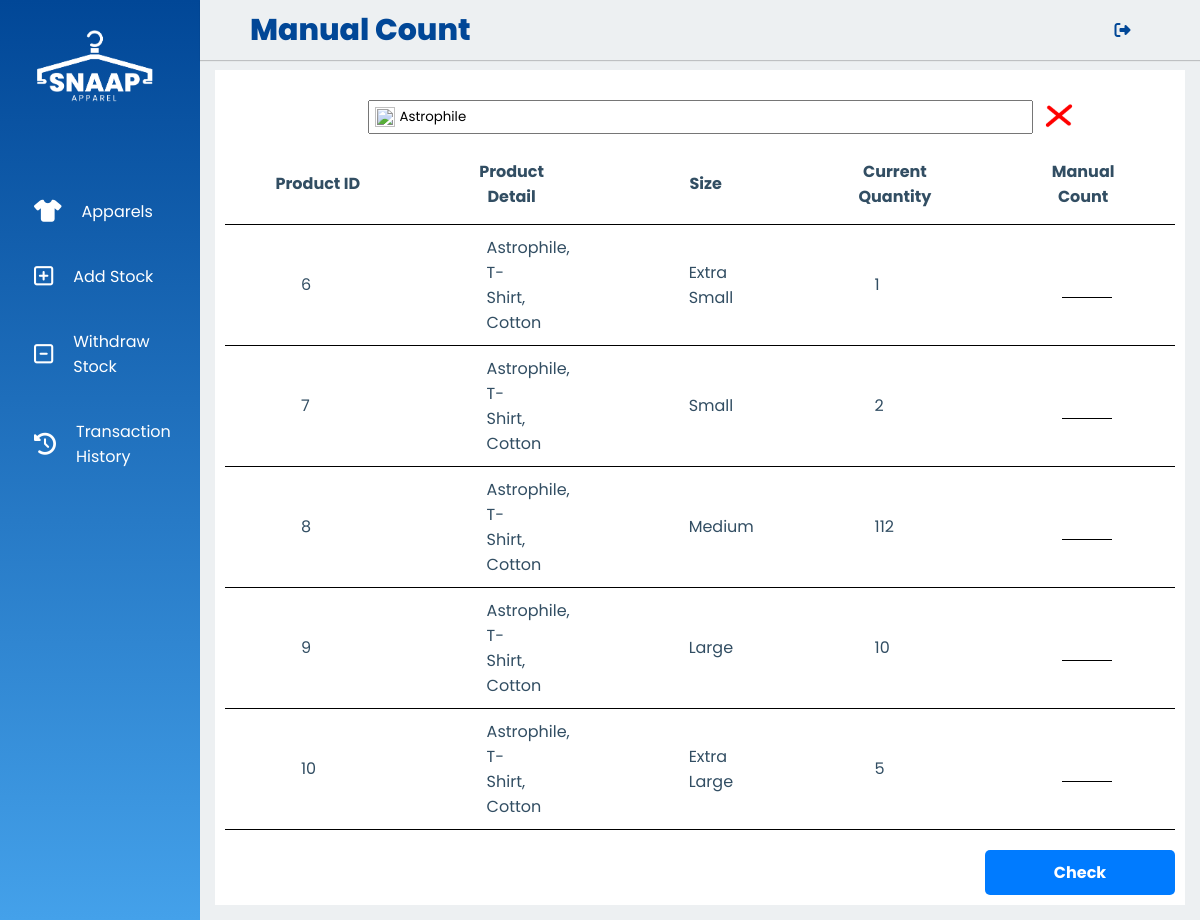
The app's page /manualCount.php?keyword=Astrophile (signed in) with its own data.
### tables this page shows
CREATE TABLE `product_table` (
  `product_id` int(11) NOT NULL,
  `product_name` varchar(255) DEFAULT NULL,
  `product_size` varchar(255) DEFAULT NULL,
  `product_mat` varchar(255) DEFAULT NULL,
  `product_type` varchar(255) DEFAULT NULL,
  `stock_quantity` int(11) DEFAULT NULL
);

### manualCount.php (the view, shortened to what this page needs)
<?php
    include 'connection.php';
    $condition = "";
    $keyword = "";
    if (isset($_GET['keyword']) && !empty($_GET['keyword'])) {
        $keyword = $_GET['keyword'];
        $condition = "WHERE product_name LIKE '%$keyword%' OR product_mat LIKE '%$keyword%' OR product_type LIKE '%$keyword%' OR product_size LIKE '%$keyword%'";
    }
    $query3 = "SELECT * FROM product_table $condition ORDER BY product_id";
    $queryResults = mysqli_query($conn, $query3);
?>
<!DOCTYPE html>
<html lang = "en">
    <head>
        <link rel = "stylesheet" href = "css/style.css">
    </head>
    <body>
        <div class="header">
            <?php include 'navBar.php'; ?>
            <div class = "main_container_index">
                <div class = "table_container">
                    <form class = "searchButtons" method = "GET" style = "margin: 0; padding: 0; width: 70%;" style = "display: flex; align-items: center; position: relative;">
                        <div class = "leftButton">
                            <button type = "submit" style = "background: none; border: none;">
                                <img src = "assets/magniGlass.png" style = "width: 20px; height: 20px; position: absolute; transform: translate(7px,70%); cursor: pointer;">
                            </button>
                            <input type = "text" placeholder = "Quick search" name = "keyword" value = "<?php echo $keyword;?>" style = "width: 100%; padding: 5px; padding-left: 30px; flex:1;">
                        </div>
                        <?php
                            if(isset($_GET['keyword']) && !empty($_GET['keyword'])) {
                                echo '
                                    <div class ="RightButton">
                                        <label></label>
                                        <a href ="manualCount.php">
                                            <img src = "assets/cross.png" style="width: 50px; height: 50px; position: absolute; transform: translate(1px,30%); cursor:pointer;">
                                        </a>
                                    </div>
                                ';
                            }
                        ?>
                    </form>
                    <form method="POST">
                        <table>
                            <thead>
                                <tr>
                                    <th>Product ID</th>
                                    <th>Product Detail</th>
                                    <th>Size</th>
                                    <th>Current Quantity</th>
                                    <th>Manual Count</th>
                                </tr>
                            </thead>
                            <tbody>
                                <?php
                                    while ($row = mysqli_fetch_array($queryResults, MYSQLI_BOTH)) {
                                        $productId = $row['product_id'];
                                        $name = $row['product_name'];
                                        $type = $row['product_type'];
                                        $mat = $row['product_mat'];
                                        $details = $name.', '.$type.', '.$mat;
                                        $size = $row['product_size'];
                                        $currentQuantity = $row['stock_quantity'];
                                ?>
                                <tr>
                                    <td><?php echo $productId; ?></td>
                                    <td><?php echo $details; ?></td>
                                    <td><?php echo $size; ?></td>
                                    <td><?php echo $currentQuantity; ?></td>
                                    <td><input type = "number" name = "manualCount<?php echo $productId; ?>" min = "0" style = "background-color: transparent; border: none; border-bottom: 1px solid black; width: 50px; text-align: center; font-size: 16px; transform: translate(-5px);"></td>
                                </tr>
                                <?php
                                    }
                                ?>
                            </tbody>
                        </table>
                        <div class="checkButton">
                            <button type = "submit" class = "save-button">Check</button>
                        </div>
                    </form>
                </div>
            </div>
        </div>
    </body>
</html>

### css/style.css (style rules this page uses)
* { margin: 0; padding: 0; box-sizing: border-box; font-family: 'Poppins', sans-serif; }
.header { width: 100%; height: 100vh; background: #EDF0F2; }
.main_container_index { width: calc(100% - 200px); margin-top: 50px; margin-left: 200px; padding: 15px; transition: all 0.3s ease; background: #EDF0F2; }
.save-button { background-color:#238CE0; color: #fff; }
.save-button { background-color:#238CE0; color: #fff; font-weight: bold; }
html { position: relative; overflow-x: hidden !important; }
* { box-sizing: border-box; }
body { font-family: 'Quicksand', sans-serif; color: #324e63; }
.save-button { display: inline-block; padding: 10px 20px; font-size: 16px; font-weight: 700; color: #fff; background-color: #007bff; border: none; border-radius: 5px; cursor: pointer; transition: background-color 0.3s ease; width: 28%; }
table { border-collapse: collapse; }
.table_container { display: flex; flex-direction: column; align-items: center; padding: 10px; gap: 10px; width: 100%; height: 100%; background: #FFFFFF; align-self: stretch; }
th { box-sizing: border-box; flex-direction: row; align-items: center; padding: 10px 5%; width: 1244px; height: 80px; border-bottom: 1px solid #000000; align-self: stretch; }
td { box-sizing: border-box; flex-direction: row; align-items: center; padding: 10px 8%; width: 1244px; height: 80px; border-bottom: 1px solid #000000; align-self: stretch; }
.searchButtons { display: flex; }
.leftButton, .rightButton { flex: 1; }
.checkButton { display: flex; justify-content: flex-end; width: 100%; margin-top: 20px; }
.checkButton button { width: 20%; max-width: 200px; padding: 10px; }

### records on screen
product_table: product_id "6", details "Astrophile, T-Shirt, Cotton", product_size "Extra Small", stock_quantity "1"
product_table: product_id "7", details "Astrophile, T-Shirt, Cotton", product_size "Small", stock_quantity "2"
product_table: product_id "8", details "Astrophile, T-Shirt, Cotton", product_size "Medium", stock_quantity "112"
product_table: product_id "9", details "Astrophile, T-Shirt, Cotton", product_size "Large", stock_quantity "10"
product_table: product_id "10", details "Astrophile, T-Shirt, Cotton", product_size "Extra Large", stock_quantity "5"
